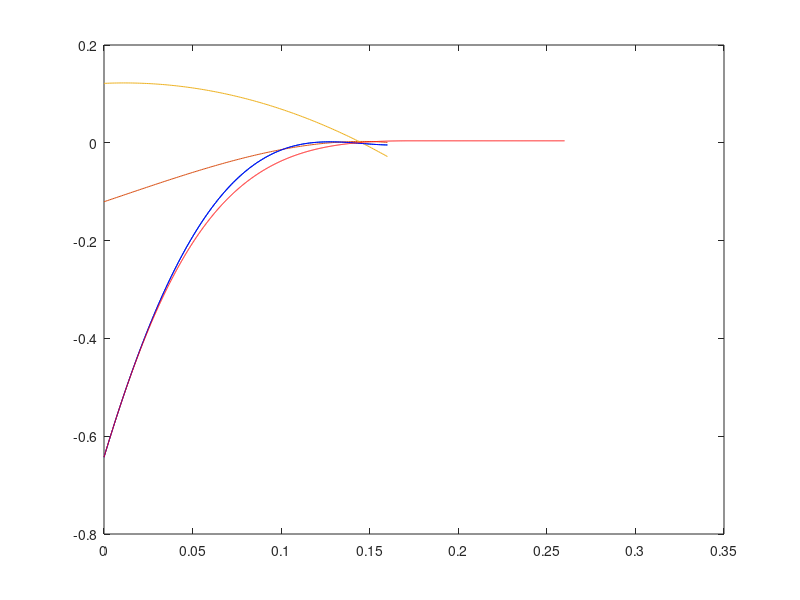

Write MATLAB code to recreate this figure.
clear all;

degToRad = 2 * pi / 360;
a = 3.254e04 * degToRad;
b = -1480 * degToRad;
c = -3482 * degToRad;
d = 690.4 * degToRad;
e = -36.84 * degToRad;

inertiaRatio = 0.400580495539649;
% ks = -201.6;
% kd = -77.57;
% kp = -1965;

% ks = -71.9;
% kd = -51.7;
% kp = -1372.1;

ks = -0.036103383760814e02;
kd = -0.405350054329964e02;
kp = 5.801067928411886e02;

% ks = 0.008242871639897e+03 * inertiaRatio;
% kd = -0.084492985125687e+03 * inertiaRatio;
% kp = -1.276354765284573e+03* inertiaRatio * 2;


endTime = 0.16;

times = 0 : 0.001 : endTime;
count = size(times, 2);
for i = 1 : count
    t = times(i);
    x(i) = a * t^4 + b * t^3 + c * t^2 + d * t + e;
    xdot(i) = -(4 * a * t^3 + 3 * b * t^2 + 2 * c * t + d);
    xddot(i) = -(12 * a * t^2 + 6 * b * t + 2 * c);
    
end
plot(times, x, times, xdot / 100, times, xddot / 1000);
A = zeros([count, 3]);
b = zeros([count, 1]);
for i = 1 : count
        A(i, 1) = abs(xdot(i)) / xdot(i);
        A(i, 2) = xdot(i);
        A(i, 3) = x(i);
        b(i) = xddot(i);
end

params = A \ b
ks = params(1);
kd = params(2);
kp = params(3);

ks = -0.036103383760814e02;
kd = -0.405350054329964e02;
kp = 5.801067928411886e02;

timeStep = 0.0001;
newTimes = 0 : timeStep : endTime + 0.1;
count = size(newTimes, 2);
recoveredXDot(1) = xdot(1);
recoveredX(1) = x(1);
for i = 2 : count
    sign = abs(recoveredXDot(i - 1)) / recoveredXDot(i - 1);
    recoveredAcc = kp * recoveredX(i - 1) + kd * recoveredXDot(i - 1) + sign * ks;
    recoveredXDot(i) = recoveredXDot(i - 1) + timeStep * recoveredAcc;
    recoveredX(i) = recoveredX(i - 1) - timeStep * recoveredXDot(i);
end
hold on;
plot(times, x, 'b');
plot(newTimes, recoveredX, 'r');


